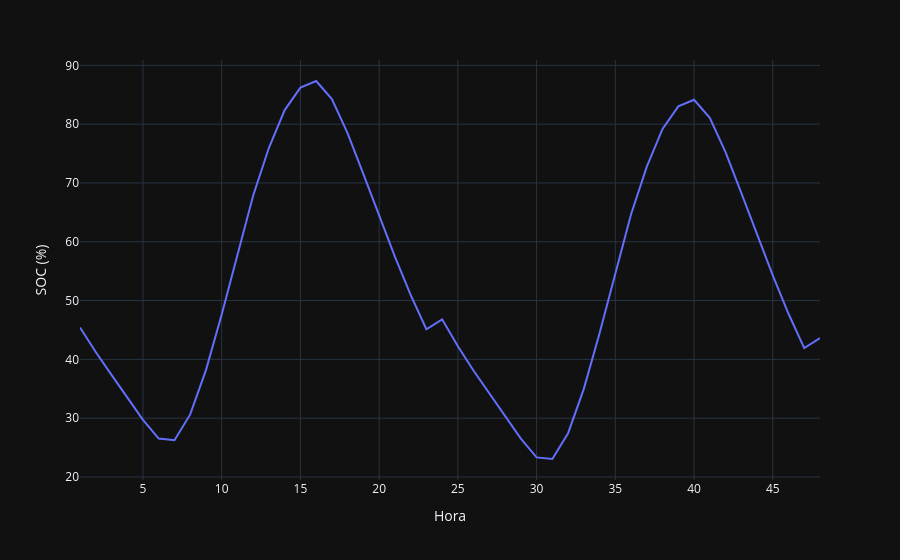

Notebook cell for this chart:
### Markdown cell above
Gráficos de Potência e Tensão

### Code cell
###### Resultados #####
import numpy as np
import matplotlib.pyplot as plt
import plotly.express as px

display(df_energymeter)

titles = {
    "base": "Caso Base",
    "60_gd": "Caso com 60 GDs",
    "60_gd_30_bess": "Caso com 60 GDs e 30 Baterias",
    "120_gd": "Caso com 120 GDs",
    "120_gd_60_bess": "Caso com 120 GDs e 60 Baterias",
}
####### Gráfico Subestação Fluxo de Potência ####

x = np.linspace(0, 23, 24)
for case in cases:
    dfs_monitor[f"{case}_df"] = dfs_monitor[f"{case}_df"].query("Hour > 24")
    plt.plot(
        x, 
        dfs_monitor[f"{case}_df"]["Total Power"], label=titles[case])
    

plt.title("Fluxo de Potência - Saída da Subestação")
plt.xlabel("Hora do dia")
plt.ylabel("Potência Ativa (kW)")
plt.legend(
    loc="upper center",
    bbox_to_anchor=(0.5, -0.15),
    ncol=2
)
plt.grid(True)
plt.style.use("default")
plt.show()

####### Gráfico Tensão Trf 5286812a ######
for case in cases:
    df1 = dfs_voltage[f"voltage_trf_5286812a_{case}_df"]
    df1 = dfs_voltage[f"voltage_trf_5286812a_{case}_df"].query("Hour > 24")
    plt.plot(
        x, 
        df1[" V1"], label=titles[case])
    
plt.title("Perfil Horário de Tensão - Trf_5286812a")
plt.xlabel("Hora do dia")
plt.ylabel("Tensão (V)")
plt.legend(
    loc="upper center",
    bbox_to_anchor=(0.5, -0.15),
    ncol=2
)
plt.grid(True)
plt.show()

###### Gráfico Tensão Trf_5286833a #####

for case in cases:
    df2= dfs_voltage[f"voltage_trf_5286833a_{case}_df"]
    df2= dfs_voltage[f"voltage_trf_5286833a_{case}_df"].query("Hour > 24")
    plt.plot(
        x, 
        df2[" V1"], label=titles[case])
    
plt.title("Perfil Horário de Tensão - Trf_5286833a")
plt.xlabel("Hora do dia")
plt.ylabel("Tensão (V)")
plt.legend(
    loc="upper center",
    bbox_to_anchor=(0.5, -0.15),
    ncol=2
)
plt.grid(True)
#plt.style.use("dark_background")
plt.show()

##### Gráfico de carregamento ####

x_48 = np.linspace(1,48,48)
#x_48 = x

plt.plot(x_48, storages_soc_df["battery_2_60_gd_30_bess"]*100, color="green")
plt.axvline(x=24, color='gray', linestyle='--', linewidth=1)
plt.axvline(x=48, color='gray', linestyle='--', linewidth=1)
plt.xlabel("Hora do dia")
plt.ylabel("SOC (%)")
plt.title("Carregamento da Bateria 2")
plt.grid(True)
plt.show()

df_plotly = pd.DataFrame()
df_plotly["Hora"] = x_48
df_plotly["SOC (%)"] = storages_soc_df["battery_2_60_gd_30_bess"]*100
fig = px.line(df_plotly, x="Hora", y="SOC (%)", template="plotly_dark")
fig.show()

dss_tools.static_view.p_vs_time("trf_5286964a")

print("Hora 1:", df_plotly.loc[0, "SOC (%)"])
print("Hora 24:", df_plotly.loc[23, "SOC (%)"])
print("Hora 48", df_plotly.loc[47, "SOC (%)"])

### Figure 1 — Plotly figure (JSON) as saved in the notebook; plotly's stock layout.template omitted (floating-point values rounded to 4 significant figures)
{"data": [{"hovertemplate": "Hora=%{x}<br>SOC (%)=%{y}<extra></extra>", "legendgroup": "", "line": {"color": "#636efa", "dash": "solid"}, "marker": {"symbol": "circle"}, "mode": "lines", "name": "", "orientation": "v", "showlegend": false, "type": "scatter", "x": [1.0, 2.0, 3.0, 4.0, 5.0, 6.0, 7.0, 8.0, 9.0, 10.0, 11.0, 12.0, 13.0, 14.0, 15.0, 16.0, 17.0, 18.0, 19.0, 20.0, 21.0, 22.0, 23.0, 24.0, 25.0, 26.0, 27.0, 28.0, 29.0, 30.0, 31.0, 32.0, 33.0, 34.0, 35.0, 36.0, 37.0, 38.0, 39.0, 40.0, 41.0, 42.0, 43.0, 44.0, 45.0, 46.0, 47.0, 48.0], "xaxis": "x", "y": [45.42, 41.25, 37.36, 33.47, 29.72, 26.53, 26.25, 30.64, 38.18, 47.63, 57.98, 67.88, 75.98, 82.39, 86.21, 87.34, 84.28, 78.45, 71.5, 64.42, 57.48, 50.95, 45.12, 46.8, 42.22, 38.05, 34.16, 30.28, 26.53, 23.33, 23.05, 27.44, 34.98, 44.43, 54.78, 64.68, 72.78, 79.19, 83.02, 84.14, 81.09, 75.25, 68.31, 61.23, 54.28, 47.75, 41.92, 43.61], "yaxis": "y"}], "layout": {"legend": {"tracegroupgap": 0}, "margin": {"t": 60}, "xaxis": {"anchor": "y", "domain": [0, 1], "title": {"text": "Hora"}}, "yaxis": {"anchor": "x", "domain": [0, 1], "title": {"text": "SOC (%)"}}}}
